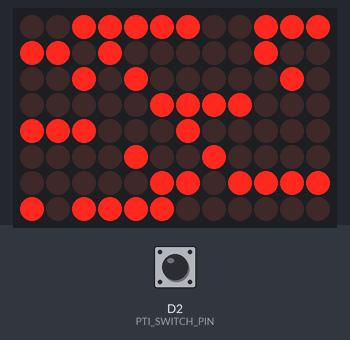
The sketch below on a simulated Arduino Uno R4 WiFi. Parts: 12×8 LED matrix. The test bench sets the inputs (shaded band); at power-on: D2 (PTI_SWITCH_PIN) HIGH.

Above: at 1.2 s.
1.3 s: D2 (PTI_SWITCH_PIN) pulled LOW for 0.15 s
At 2.1 s:
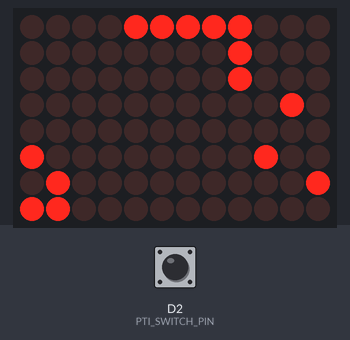
At 3.1 s:
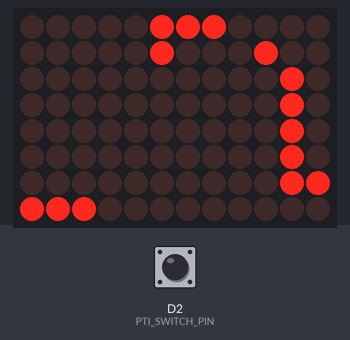
6.3 s: D2 (PTI_SWITCH_PIN) pulsed LOW 2 times (0.12 s each, 0.3 s apart)
At 6.62 s:
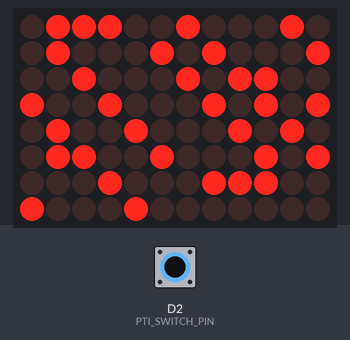

Measured:
- after the input at 1.3 s, the display: first differs from a run without the input after 0.05 s (image 1)
- after the input at 6.3 s, the display: first differs from a run without the input after 0.26 s (image 3)
- what the display in image 2 shows lasts 1.0 s, from 2.4 s to 3.4 s

The sketch:

pti_standalone.ino
```cpp
/*
 * Sentinel-Q  --  driver interface, standalone
 * =============================================
 *
 * The pre-trip inspection sequence as the driver experiences it, running
 * entirely on the STM32U585 with no Linux side and no Bridge RPC.
 *
 * WHY THIS EXISTS SEPARATELY FROM sketch.ino
 *
 *   sketch.ino is the real thing: the MCU owns the button and the pixels, and
 *   Python on the Qualcomm side drives them over Bridge RPC while it sweeps the
 *   sensors. That is the correct architecture and it is what ships.
 *
 *   But it cannot run without the host service, which is not built yet. And
 *   every dependency is a thing that can fail to compile at 8 PM.
 *
 *   So this sketch demonstrates the driver interface on its own. Two includes
 *   fewer, no RPC, no Python. If the matrix lights up, the MCU half works. If it
 *   doesn't, the fault is in eleven lines of pin setup rather than somewhere in
 *   a stack we cannot see.
 *
 *   Be precise about what it proves: this is the MCU half running standalone,
 *   with the sequence timed on the MCU rather than driven by a real sweep. It is
 *   not the integrated system. Say so.
 *
 * WIRING
 *
 *   Switch between D2 and GND. INPUT_PULLUP, so closed reads LOW.
 *
 *   D2 is deliberate. D0/D1 are UART, D4/D5 are FDCAN1 and are reserved for the
 *   CAN work, D10-D13 are SPI, D18-D21 are I2C. D2 is a plain GPIO.
 *
 *   The board's own button (JBTN1, marked POWER) is wired to the Qualcomm PM4125
 *   PMIC on KYPDPWR_N. It is a power key, not a GPIO, and a sketch cannot read
 *   it at all. That is why there is an external switch.
 *
 * THE SWITCH IS A TOGGLE, NOT A BUTTON
 *
 *   The part to hand is an ALCO MTA-106D miniature toggle, which stays where you
 *   put it. So we trigger on ANY stable transition rather than on a falling edge
 *   -- each flip starts one inspection, in either direction. A momentary button
 *   would work with this same code; it would simply produce two transitions per
 *   press, and the guard below absorbs the second.
 */

#include <Arduino_LED_Matrix.h>

ArduinoLEDMatrix matrix;

// ---------------------------------------------------------------------------
// Hardware
// ---------------------------------------------------------------------------

static const int  PTI_SWITCH_PIN = 2;
static const unsigned long DEBOUNCE_MS = 40;

// The UNO Q matrix is 8 rows by 13 columns.
static const uint8_t ROWS = 8;
static const uint8_t COLS = 13;

static uint8_t frame[ROWS][COLS];

// ---------------------------------------------------------------------------
// 5x7 font, column-major, bit 0 = top row
//
// Only the characters the driver sequence actually uses. A missing glyph draws
// as a blank column rather than crashing, which is the right failure on a
// display a driver is relying on.
// ---------------------------------------------------------------------------

struct Glyph { char c; uint8_t col[5]; };

static const Glyph FONT[] = {
  {' ', {0x00,0x00,0x00,0x00,0x00}},
  {'.', {0x00,0x60,0x60,0x00,0x00}},
  {'0', {0x3E,0x51,0x49,0x45,0x3E}},
  {'1', {0x00,0x42,0x7F,0x40,0x00}},
  {'2', {0x42,0x61,0x51,0x49,0x46}},
  {'3', {0x21,0x41,0x45,0x4B,0x31}},
  {'4', {0x18,0x14,0x12,0x7F,0x10}},
  {'5', {0x27,0x45,0x45,0x45,0x39}},
  {'6', {0x3C,0x4A,0x49,0x49,0x30}},
  {'7', {0x01,0x71,0x09,0x05,0x03}},
  {'8', {0x36,0x49,0x49,0x49,0x36}},
  {'9', {0x06,0x49,0x49,0x29,0x1E}},
  {'A', {0x7E,0x11,0x11,0x11,0x7E}},
  {'B', {0x7F,0x49,0x49,0x49,0x36}},
  {'C', {0x3E,0x41,0x41,0x41,0x22}},
  {'D', {0x7F,0x41,0x41,0x22,0x1C}},
  {'E', {0x7F,0x49,0x49,0x49,0x41}},
  {'H', {0x7F,0x08,0x08,0x08,0x7F}},
  {'I', {0x00,0x41,0x7F,0x41,0x00}},
  {'K', {0x7F,0x08,0x14,0x22,0x41}},
  {'L', {0x7F,0x40,0x40,0x40,0x40}},
  {'M', {0x7F,0x02,0x04,0x02,0x7F}},
  {'N', {0x7F,0x04,0x08,0x10,0x7F}},
  {'O', {0x3E,0x41,0x41,0x41,0x3E}},
  {'P', {0x7F,0x09,0x09,0x09,0x06}},
  {'R', {0x7F,0x09,0x19,0x29,0x46}},
  {'S', {0x46,0x49,0x49,0x49,0x31}},
  {'T', {0x01,0x01,0x7F,0x01,0x01}},
  {'U', {0x3F,0x40,0x40,0x40,0x3F}},
};

static const uint8_t FONT_COUNT = sizeof(FONT) / sizeof(FONT[0]);

static const uint8_t* glyphFor(char c) {
  for (uint8_t i = 0; i < FONT_COUNT; i++) {
    if (FONT[i].c == c) return FONT[i].col;
  }
  return FONT[0].col;   // unknown character -> blank
}

// ---------------------------------------------------------------------------
// Rendering
//
// Every write to the panel goes through show(). If the LED matrix API differs
// on your core version, this is the ONE function to change.
// ---------------------------------------------------------------------------

static void show() {
  matrix.renderBitmap(frame, ROWS, COLS);
}

static void clearFrame() {
  memset(frame, 0, sizeof(frame));
}

static void blank() {
  clearFrame();
  show();
}

/*
 * Draw one window of a scrolling message.
 *
 * The message is treated as a virtual bitmap 6 columns wide per character (5 for
 * the glyph, 1 of spacing). `offset` is which virtual column maps to the
 * left-most physical column. Columns outside the message are simply blank, which
 * is what gives the text somewhere to scroll in from and out to.
 */
static void drawMessageWindow(const char* text, int offset) {
  clearFrame();
  const int len = strlen(text);
  const int virtualWidth = len * 6;

  for (uint8_t x = 0; x < COLS; x++) {
    const int v = offset + x;
    if (v < 0 || v >= virtualWidth) continue;

    const int charIndex = v / 6;
    const int colInChar = v % 6;
    if (colInChar == 5) continue;            // the spacing column

    const uint8_t bits = glyphFor(text[charIndex])[colInChar];
    for (uint8_t row = 0; row < 7; row++) {
      frame[row][x] = (bits >> row) & 0x01;
    }
  }
  show();
}

/*
 * Scroll a message once, right to left, all the way out.
 *
 * Blocking on purpose. This sketch has exactly one job at a time and a driver
 * standing at a wheel end is not multitasking either. The switch is re-read at
 * the end of the sequence, not during it -- a mid-sequence press should not
 * restart an inspection that is already running.
 */
static void scrollMessage(const char* text, unsigned long stepMs) {
  const int virtualWidth = strlen(text) * 6;
  for (int offset = -(int)COLS; offset <= virtualWidth; offset++) {
    drawMessageWindow(text, offset);
    delay(stepMs);
  }
}

/* A single character held in the centre of the panel -- used for the countdown. */
static void showCentred(char c, unsigned long holdMs) {
  clearFrame();
  const uint8_t* g = glyphFor(c);
  const uint8_t xStart = (COLS - 5) / 2;     // 4, for a 13-wide panel
  for (uint8_t i = 0; i < 5; i++) {
    for (uint8_t row = 0; row < 7; row++) {
      frame[row][xStart + i] = (g[i] >> row) & 0x01;
    }
  }
  show();
  delay(holdMs);
}

/*
 * A bar that empties left to right over the hold window.
 *
 * The driver is standing on a brake pedal for ten seconds with nothing else to
 * look at. A countdown that visibly moves is the difference between "it's
 * working" and "has it frozen".
 */
static void holdBar(unsigned long totalMs) {
  const unsigned long start = millis();
  unsigned long elapsed = 0;

  while (elapsed < totalMs) {
    elapsed = millis() - start;
    const uint8_t remaining = COLS - (uint8_t)((elapsed * COLS) / totalMs);

    clearFrame();
    for (uint8_t x = 0; x < remaining && x < COLS; x++) {
      frame[3][x] = 1;
      frame[4][x] = 1;
    }
    show();
    delay(50);
  }
}

// ---------------------------------------------------------------------------
// The switch
// ---------------------------------------------------------------------------

static int lastReading = HIGH;
static int stableState = HIGH;
static unsigned long lastChange = 0;
static bool triggered = false;

/* Debounce, and latch on any stable transition. See the header note on toggles. */
static void pollSwitch() {
  const int reading = digitalRead(PTI_SWITCH_PIN);

  if (reading != lastReading) {
    lastChange = millis();
    lastReading = reading;
  }

  if ((millis() - lastChange) > DEBOUNCE_MS && reading != stableState) {
    stableState = reading;
    triggered = true;
  }
}

static bool takeTrigger() {
  if (!triggered) return false;
  triggered = false;
  return true;
}

// ---------------------------------------------------------------------------
// The inspection sequence
//
// Timings match sentinelq/procedure.py so the standalone demonstration and the
// integrated system feel identical to a driver: 3 second arm, 10 second hold.
// ---------------------------------------------------------------------------

static void runInspection() {
  showCentred('3', 1000);
  showCentred('2', 1000);
  showCentred('1', 1000);

  scrollMessage("BRAKE ON 100 PSI", 45);
  holdBar(10000);
  scrollMessage("RELEASE", 45);

  blank();
  delay(400);

  // Standalone, so there is no sweep and no verdict. This reports that the
  // sequence completed, which is the honest thing for it to say.
  scrollMessage("CHECK COMPLETE", 45);
  blank();
  delay(600);
}

void setup() {
  pinMode(PTI_SWITCH_PIN, INPUT_PULLUP);

  matrix.begin();
  blank();

  // Settle the debouncer on whatever position the switch is already in, so we
  // do not fire an inspection the instant the board powers up.
  lastReading = stableState = digitalRead(PTI_SWITCH_PIN);
  lastChange = millis();
  triggered = false;
}

void loop() {
  // Idle: invite the driver, and re-check the switch between scroll steps so a
  // flip is never missed while a message is running.
  const char* idle = "PRESS TO START";
  const int virtualWidth = strlen(idle) * 6;

  for (int offset = -(int)COLS; offset <= virtualWidth; offset++) {
    pollSwitch();
    if (takeTrigger()) {
      runInspection();
      return;                  // back to the top of loop(), idle again
    }
    drawMessageWindow(idle, offset);
    delay(50);
  }
}
```
